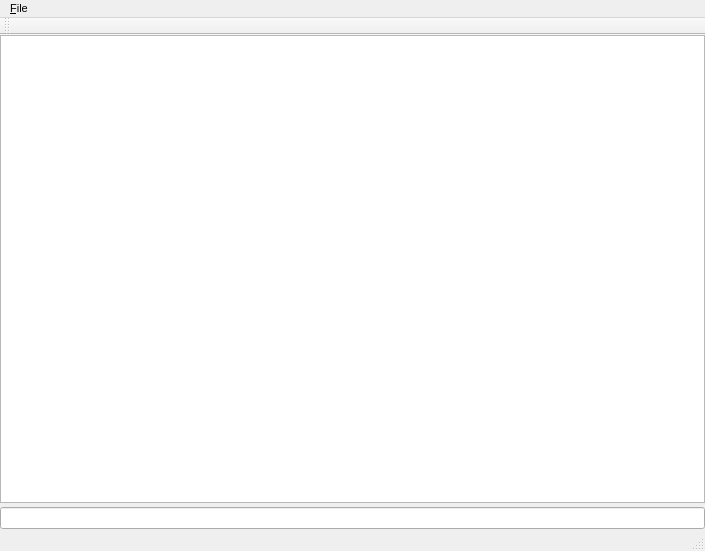
<?xml version="1.0" encoding="UTF-8"?>
<ui version="4.0">
 <class>pmpGui</class>
 <widget class="QMainWindow" name="pmpGui">
  <property name="geometry">
   <rect>
    <x>0</x>
    <y>0</y>
    <width>705</width>
    <height>551</height>
   </rect>
  </property>
  <property name="font">
   <font>
    <pointsize>8</pointsize>
   </font>
  </property>
  <property name="windowTitle">
   <string>pmpGui</string>
  </property>
  <widget class="QWidget" name="centralWidget">
   <layout class="QVBoxLayout" name="verticalLayout_2">
    <property name="spacing">
     <number>0</number>
    </property>
    <property name="leftMargin">
     <number>0</number>
    </property>
    <property name="topMargin">
     <number>0</number>
    </property>
    <property name="rightMargin">
     <number>0</number>
    </property>
    <property name="bottomMargin">
     <number>0</number>
    </property>
    <item>
     <layout class="QVBoxLayout" name="verticalLayout">
      <property name="spacing">
       <number>4</number>
      </property>
      <item>
       <widget class="QTextBrowser" name="outBox">
        <property name="font">
         <font>
          <family>Monospace</family>
         </font>
        </property>
        <property name="lineWidth">
         <number>1</number>
        </property>
        <property name="midLineWidth">
         <number>0</number>
        </property>
        <property name="lineWrapMode">
         <enum>QTextEdit::NoWrap</enum>
        </property>
       </widget>
      </item>
      <item>
       <widget class="QLineEdit" name="cmdBox">
        <property name="clearButtonEnabled">
         <bool>true</bool>
        </property>
       </widget>
      </item>
     </layout>
    </item>
   </layout>
  </widget>
  <widget class="QMenuBar" name="menuBar">
   <property name="geometry">
    <rect>
     <x>0</x>
     <y>0</y>
     <width>705</width>
     <height>18</height>
    </rect>
   </property>
   <widget class="QMenu" name="menuFile">
    <property name="font">
     <font>
      <pointsize>8</pointsize>
     </font>
    </property>
    <property name="title">
     <string>&amp;File</string>
    </property>
    <addaction name="actionQuit"/>
   </widget>
   <addaction name="menuFile"/>
  </widget>
  <widget class="QToolBar" name="mainToolBar">
   <attribute name="toolBarArea">
    <enum>TopToolBarArea</enum>
   </attribute>
   <attribute name="toolBarBreak">
    <bool>false</bool>
   </attribute>
  </widget>
  <widget class="QStatusBar" name="statusBar"/>
  <action name="actionQuit">
   <property name="text">
    <string>&amp;Quit</string>
   </property>
   <property name="font">
    <font>
     <pointsize>8</pointsize>
    </font>
   </property>
   <property name="shortcut">
    <string>Ctrl+Q</string>
   </property>
  </action>
 </widget>
 <layoutdefault spacing="6" margin="11"/>
 <resources/>
 <connections/>
</ui>
